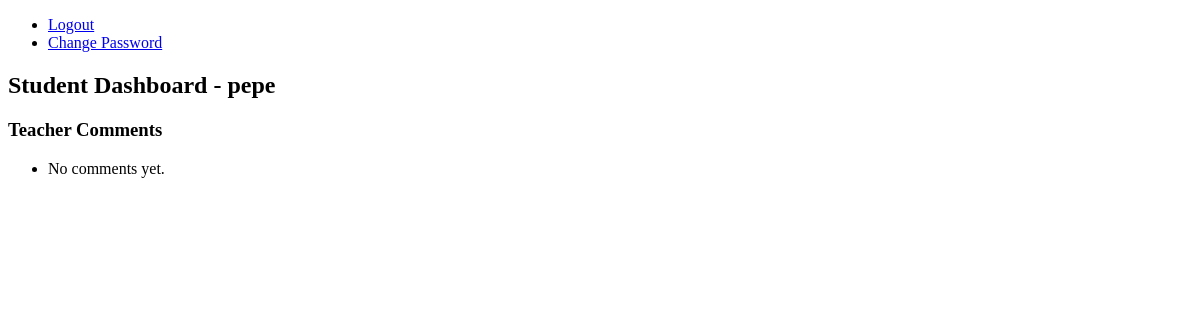
/student (signed in), run on an earlier commit of the app's database.
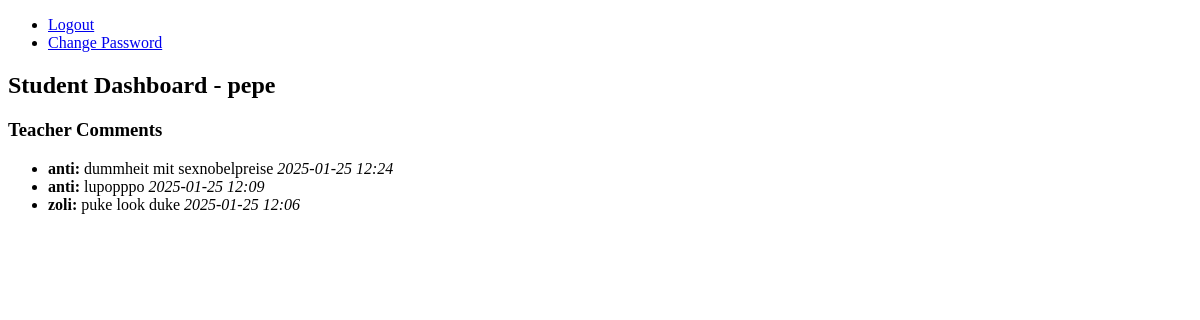
And on a later commit of the database.
### models.py (models this page shows, shortened)
class User(db.Model, UserMixin):
    id = db.Column(db.Integer, primary_key=True)
    username = db.Column(db.String(80), unique=True, nullable=False)
    password_hash = db.Column(db.String(128))
    user_type = db.Column(db.Enum(UserType), nullable=False)

class Comment(db.Model):
    id = db.Column(db.Integer, primary_key=True)
    teacher_id = db.Column(db.Integer, db.ForeignKey('user.id', ondelete='CASCADE'), nullable=False)
    student_id = db.Column(db.Integer, db.ForeignKey('user.id', ondelete='CASCADE'), nullable=False)
    content = db.Column(db.Text, nullable=False)
    timestamp = db.Column(db.DateTime, default=datetime.utcnow)
    teacher = db.relationship('User', foreign_keys=[teacher_id])
    student = db.relationship('User', foreign_keys=[student_id])

### app.py (the view)
@app.route('/student')
@login_required
def student_home():
    if current_user.user_type != UserType.STUDENT:
        return 'Unauthorized', 403
    teacher_comments = Comment.query.filter_by(student_id=current_user.id).order_by(Comment.timestamp.desc()).all()
    return render_template('student_home.html', teacher_comments=teacher_comments)

### app.py (called while the page is built)
@login_manager.user_loader
def load_user(user_id):
    return User.query.get(int(user_id))

### templates/student_home.html (shortened to what this page needs)
{% extends "base.html" %}
{% block content %}
    <h2>Student Dashboard - {{ current_user.username }}</h2>
    <h3>Teacher Comments</h3>
    <ul>
        {% for c in teacher_comments %}
            <li>
                <strong>{{ c.teacher.username }}:</strong>
                {{ c.content }}
                <em>{{ c.timestamp.strftime('%Y-%m-%d %H:%M') }}</em>
            </li>
        {% else %}
            <li>No comments yet.</li>
        {% endfor %}
    </ul>
{% endblock %}

### templates/base.html (shortened to what this page needs)
<!DOCTYPE html>
<html lang="en">
<head>
</head>
<body>
    <nav>
        <ul>
            {% if current_user.is_authenticated %}
                <li><a href="{{ url_for('logout') }}">Logout</a></li>
            {% else %}
                <li><a href="{{ url_for('login') }}">Login</a></li>
                <li><a href="{{ url_for('register') }}">Register</a></li>
            {% endif %}
            {% if current_user.is_authenticated %}
                <li><a href="{{ url_for('change_password') }}">Change Password</a></li>
            {% endif %}
        </ul>
    </nav>
    <div class="container">
        {% block content %}{% endblock %}
    </div>
</body>
</html>

What changed in the data, as far as the page shows it:
added Comment: teacher.username "anti", content "dummheit mit sexnobelpreise", timestamp "2025-01-25 12:24"
added Comment: teacher.username "anti", content "lupopppo", timestamp "2025-01-25 12:09"
now on this page (row edited): Comment: teacher.username "zoli", content "puke look duke", timestamp "2025-01-25 12:06"
Also different on the page:
text no longer shown: "No comments yet."
